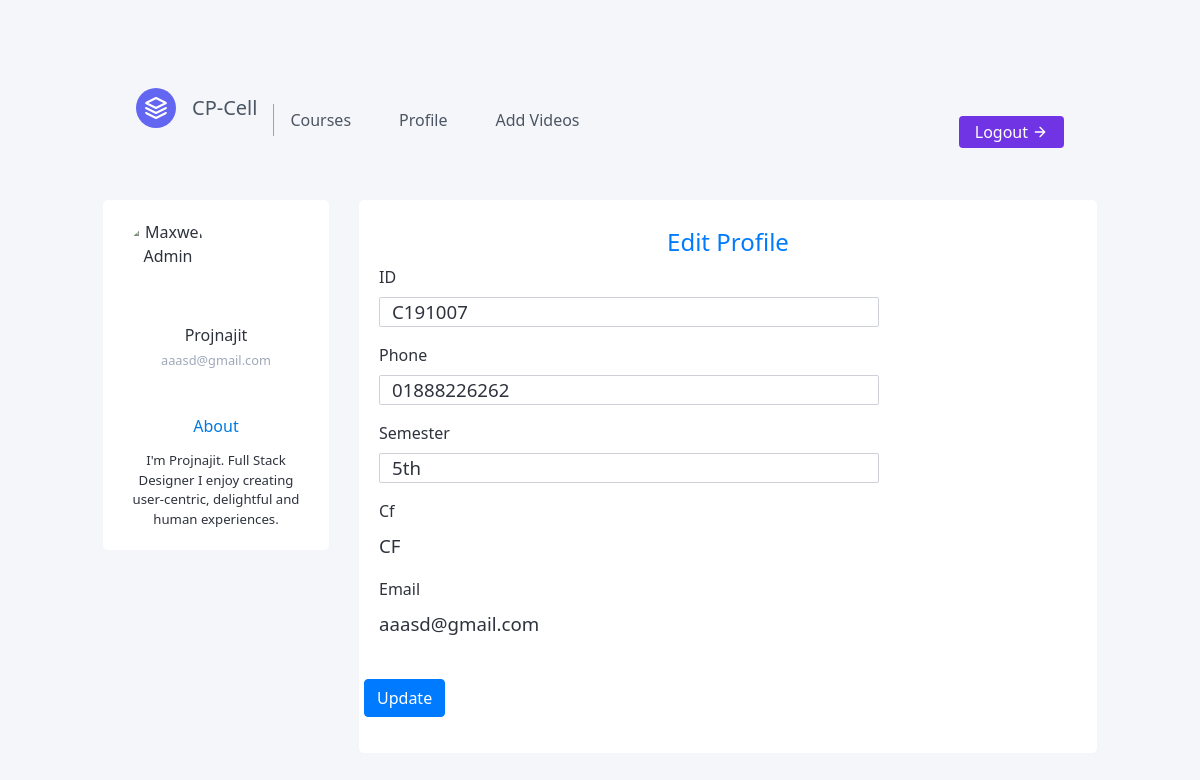
/home/profile/16/ (signed in), run on the app's committed database.
### login/models.py (models this page shows)
class coders(models.Model):
    name = models.CharField(max_length=255)
    matid = models.CharField(max_length=255)
    phone = models.CharField(max_length=255)
    semester = models.CharField(max_length=255)
    Cf = models.CharField(max_length=255)
    email = models.CharField(max_length=255)
    pasw = models.CharField(max_length=255)

### home/views.py (the view, shortened to what this page needs)
# urls.py: path('profile/<str:coders_id>/',views.prof,name="profile"),
@login_required(login_url='login')
def prof(request, coders_id):
    coder = coders.objects.get(id=coders_id)
    form = codersform(instance=coder)
    tm = str(coders_id) + "/#l2"
    context = {'coder': coder, 'form': form,'cod':coders_id, 'tm':tm}
    return render(request, 'profile.html', context)

### signup/forms.py
class codersform(ModelForm):
    class Meta:
        model = coders
        exclude = ['name','pasw']

### templates/profile.html (shortened to what this page needs)
<!DOCTYPE html>
<html lang="en">
<head>
    <link href="https://cdn.jsdelivr.net/npm/bootstrap@4.5.0/dist/css/bootstrap.min.css" rel="stylesheet">
    <link href="https://unpkg.com/tailwindcss@^2.0/dist/tailwind.min.css" rel="stylesheet">
</head>
<body>
    <header class="text-gray-600 body-font">
        <div class="container mx-auto flex flex-wrap p-5 flex-col md:flex-row items-center">
          <a class="flex title-font font-medium items-center text-gray-900 mb-4 md:mb-0">
            <svg xmlns="http://www.w3.org/2000/svg" fill="none" stroke="currentColor" stroke-linecap="round" stroke-linejoin="round" stroke-width="2" class="w-10 h-10 text-white p-2 bg-indigo-500 rounded-full" viewBox="0 0 24 24">
              <path d="M12 2L2 7l10 5 10-5-10-5zM2 17l10 5 10-5M2 12l10 5 10-5"></path>
            </svg>
            <span class="ml-3 text-xl">CP-Cell</span>
          </a>
          <nav class="md:mr-auto md:ml-4 md:py-1 md:pl-4 md:border-l md:border-gray-400	flex flex-wrap items-center text-base justify-center">
            <a class="mr-5 hover:text-gray-900" href="{% url 'home' cod %}">Courses</a>
            <a class="mr-5 hover:text-gray-900" href="#l3">Profile</a>
            <a class="mr-5 hover:text-gray-900" href="{% url 'addvideo' cod %}">Add Videos </Video></a>
          </nav>
          <a href="{% url 'logout' %}" class="inline-flex items-center bg-gray-100 border-0 py-1 px-3 focus:outline-none hover:bg-gray-200 rounded text-base mt-4 md:mt-0" style="background-color: rgb(113, 52, 228); color:white"> Logout
            <svg fill="none" stroke="currentColor" stroke-linecap="round" stroke-linejoin="round" stroke-width="2" class="w-4 h-4 ml-1" viewBox="0 0 24 24">
              <path d="M5 12h14M12 5l7 7-7 7"></path>
            </svg>
          </a>
        </div>
      </header>
    <div class="container mx-auto " >
        <div class="row gutters">
            <div class="col-xl-3 col-lg-3 col-md-12 col-sm-12 col-12">
                <div class="card text-center">
                    <div class="card-body">
                        <div class="account-settings">
                            <div class="user-profile">
                                <div class="user-avatar text-center">
                                    <img src="https://bootdey.com/img/Content/avatar/avatar7.png" alt="Maxwell Admin">
                                </div>
                                <h5 class="user-name">{{coder.name}}</h5>
                                <h6 class="user-email">{{coder.email}}</h6>
                            </div>
                            <div class="about">
                                <h5>About</h5>
                                <p>I'm {{coder.name}}. Full Stack Designer I enjoy creating user-centric, delightful and
                                    human experiences.</p>
                            </div>
                        </div>
                    </div>
                </div>
            </div>
            <div class="col-xl-9 col-lg-9 col-md-12 col-sm-12 col-12">
                <div class="card h-100 w-30">
                    <div class="card-body">
                        <div class="row gutters">
                            <div class="col-xl-12 col-lg-12 col-md-12 col-sm-12 col-12">
                                <h2 class="py-2 text-center text-primary" style="color: blue;font-size: x-large;">Edit Profile</h2>
                            </div>
                            <form action="" method="POST" >
                                <div class="col-xl-6 col-lg-6 col-md-6 col-sm-6 col-12">
                                    <div class="form-group">
                                        <label for="name">ID</label>
                                        <input name="matid" style="height:30px;width:500px ;font-size:14pt;" type="text"
                                        class="form-control" value="{{coder.matid}}">
                                    </div>
                                </div>
                                <div class="col-xl-6 col-lg-6 col-md-6 col-sm-6 col-12">
                                    <div class="form-group">
                                        <label for="phone">Phone</label>
                                        <input name="phone" style="height:30px;width:500px ;font-size:14pt;" type="text"
                                        class="form-control" value="{{coder.phone}}">
                                    </div>
                                    </div>
                                    <div class="col-xl-6 col-lg-6 col-md-6 col-sm-6 col-12">
                                        <div class="form-group">
                                            <label for="fullName">Semester</label>
                                            <input name="semester" style="height:30px;width:500px ;font-size:14pt;" type="text"
                                                class="form-control" value="{{coder.semester}}">
                                    </div>
                                </div>
                                <div class="col-xl-6 col-lg-6 col-md-6 col-sm-6 col-12">
                                    <div class="form-group">
                                        <label for="eMail">Cf</label>
                                        <input  name="Cf" style="height:30px;width:500px ;font-size:14pt;" type="url"
                                        value="{{coder.Cf}}">
                                    </div>
                                </div>
                                <div class="col-xl-6 col-lg-6 col-md-6 col-sm-6 col-12">
                                    <div class="form-group">
                                        <label for="eMail">Email</label>
                                        <input  name="email" style="height:30px;width:500px ;font-size:14pt;" type="email"
                                            value="{{coder.email}}">
                                    </div>
                                </div>
                                <br>
                                <button type="submit" id="submit" name="submit" class="btn btn-primary">Update</button>
                            </form>
                        </div>
                    </div>
                </div>
            </div>
        </div>
    </div>
</body>
</html>

### templates/profile.html (style rules this page uses)
body { margin: 0; padding-top: 40px; color: #2e323c; background: #f5f6fa; position: relative; height: 100%; }
.account-settings .user-profile { margin: 0 0 1rem 0; padding-bottom: 1rem; text-align: center; }
.account-settings .user-profile .user-avatar { margin: 0 0 1rem 0; }
.account-settings .user-profile .user-avatar img { width: 90px; height: 90px; -webkit-border-radius: 100px; -moz-border-radius: 100px; border-radius: 100px; }
.account-settings .user-profile h5.user-name { margin: 0 0 0.5rem 0; }
.account-settings .user-profile h6.user-email { margin: 0; font-size: 0.8rem; font-weight: 400; color: #9fa8b9; }
.account-settings .about { margin: 2rem 0 0 0; text-align: center; }
.account-settings .about h5 { margin: 0 0 15px 0; color: #007ae1; }
.account-settings .about p { font-size: 0.825rem; }
.form-control { border: 1px solid #cfd1d8; -webkit-border-radius: 2px; -moz-border-radius: 2px; border-radius: 2px; font-size: .825rem; background: #ffffff; color: #2e323c; }
.card { background: #ffffff; -webkit-border-radius: 5px; -moz-border-radius: 5px; border-radius: 5px; border: 0; margin-bottom: 1rem; }

### data on the page
coders: name "Projnajit", email "aaasd@gmail.com", matid "C191007", phone "01888226262", semester "5th", Cf "CF"
